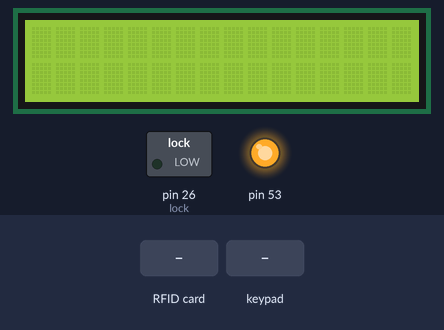
Bench run of a sketch on a simulated Arduino Mega 2560, built with avr-gcc and run on an emulated ATmega2560. On the bench: 16×2 character LCD, switched loads named in the sketch (green lamp = pin HIGH), output pins drawn as LEDs (lit = HIGH). The inputs (shaded band) are chosen by the test bench. What the sketch prints to the serial monitor is not drawn.

Above: at 1.3 s.
1.4 s: RFID card 5E 7A 19 C4 held to the reader
At 2.3 s:
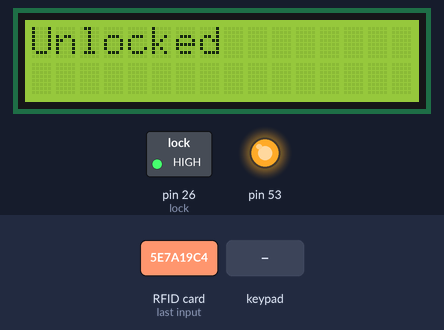
4.4 s: RFID card A4 31 EC E2 held to the reader
At 4.9 s:
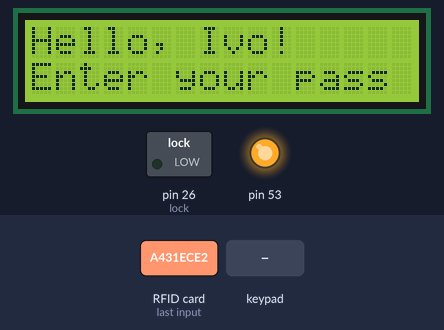
5.9 s: keypad keys 1 2 3 4 5 A pressed 0.4 s apart
At 9.5 s:
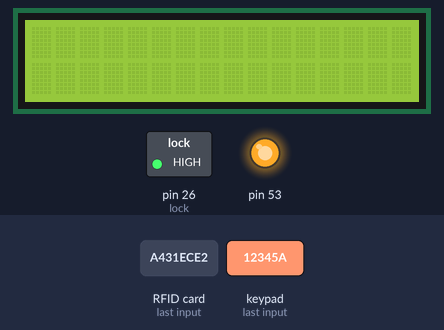
10.5 s: key 'B' pressed
At 11.0 s:
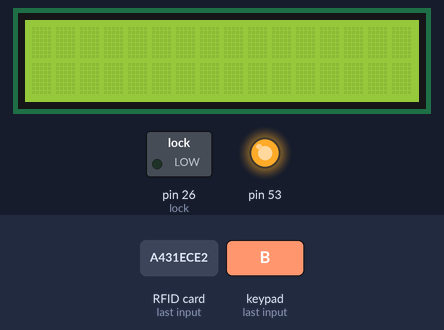
12.0 s: key 'A' pressed
At 12.3 s:
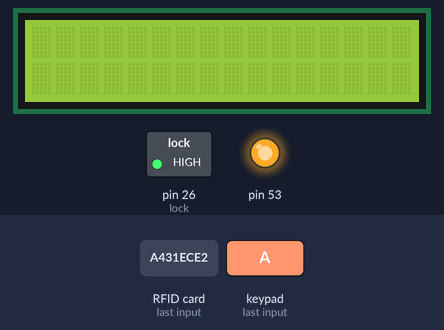
Timing chart, 0 to 14.5 s (numbered marks = the images above; inputs shaded):
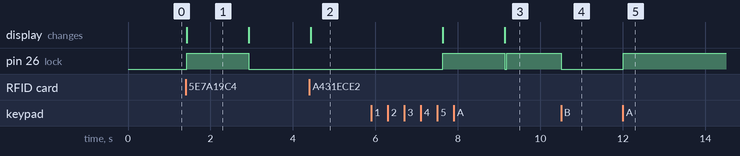

The sketch:

Hackaton-Megav1.ino
```cpp
#include <Time.h>
#include <TimeLib.h>
#include <SPI.h>
#include <MFRC522.h>
#include <Keypad.h>
#include <LiquidCrystal_I2C.h>
#include <Wire.h>

#define RST_PIN         48
#define SS_PIN          49

LiquidCrystal_I2C lcd (0x27,2,1,0,4,5,6,7,3,POSITIVE);

MFRC522 mfrc522(SS_PIN, RST_PIN);

String readRfid;
String okRfid_1="a431ece2";
String okRfid_2="55ae675";
String okRfid_3="8ba88e1";
int lock=26;

const byte COLS = 4;
const byte ROWS = 4;

char keys [ROWS][COLS] = {
  {'1', '2', '3', 'A'},
  {'4', '5', '6', 'B'},
  {'7', '8', '9', 'C'},
  {'*', '0', '#', 'D'}
};


byte rPins[ROWS] = {30, 32, 34, 36};
byte cPins[COLS] = {31, 33, 35, 37};

Keypad kl = Keypad( makeKeymap(keys), rPins, cPins, ROWS, COLS);


void setup() {
    Serial.begin(9600);
    while (!Serial);
    SPI.begin();
    mfrc522.PCD_Init();

    pinMode(lock, OUTPUT);

    lcd.begin(16,2);
    setTime(0,0,0,0,0,0);
}


void dump_byte_array(byte *buffer, byte bufferSize) {
    readRfid="";
    for (byte i = 0; i < bufferSize; i++) {
        readRfid=readRfid + String(buffer[i], HEX);
    }
}


void openLock() {
  digitalWrite(lock, HIGH);
  delay(2000);
  digitalWrite(lock,LOW);
}

void loop() {

  lcd.setBacklight(HIGH);

  char keyPressed = kl.getKey();
  if(keyPressed == 'A')digitalWrite(lock, HIGH);
  if(keyPressed == 'B')digitalWrite(lock, LOW);

  if ( ! mfrc522.PICC_IsNewCardPresent())
        return;
  if ( ! mfrc522.PICC_ReadCardSerial())
        return;

  dump_byte_array(mfrc522.uid.uidByte, mfrc522.uid.size);
  Serial.println(readRfid);

    String pass = "";

    if (readRfid==okRfid_1) {
    lcd.setCursor(0,0);
    lcd.print("Hello, Ivo!");
    lcd.setCursor(0,1);
    lcd.print("Enter your pass");
    setTime(0,0,0,0,0,0);
    int vreme = 0;
    int flag = 0;
    pass = "";
    while (vreme < 30 && flag <5){
      vreme = second();
      if(kl.getKey() != NO_KEY && flag < 5){
        pass = pass + kl.getKey();
        flag++;

      }
    }
    }
    if (pass = "12345"){
      pass = "";
      lcd.clear();
      lcd.print("Unlocked");
      digitalWrite(lock, HIGH);
      delay(1500);
      digitalWrite(lock, LOW);
      lcd.clear();

    }

    if (readRfid==okRfid_2) {
    setTime(0,0,0,0,0,0);
    lcd.clear();
    lcd.setCursor(0,0);
    lcd.print(second());
    }

    if (readRfid==okRfid_3) {
    lcd.clear();
    lcd.setCursor(0,0);
    lcd.print(1);
    }

    if (second() == 30){
    lcd.clear();
    readRfid = "";
    }

}
```

Measured:
- after the input at 1.4 s, pin 26 (lock): LOW → HIGH at once, → LOW 1.5 s later; the display: changes at once (image 1)
- after the input at 4.4 s, the display: changes at once (image 2)
- after the input at 5.9 s, pin 26 (lock): LOW → HIGH after 1.7 s, → LOW 1.5 s later, → HIGH 0.06 s later; the display: first changes after 1.7 s (image 3 shows a later state)
- after the input at 10.5 s, pin 26 (lock): HIGH → LOW at once
- after the input at 12.0 s, pin 26 (lock): LOW → HIGH at once
- what the display in image 1 shows lasts 1.5 s, from 1.4 s to 2.9 s
